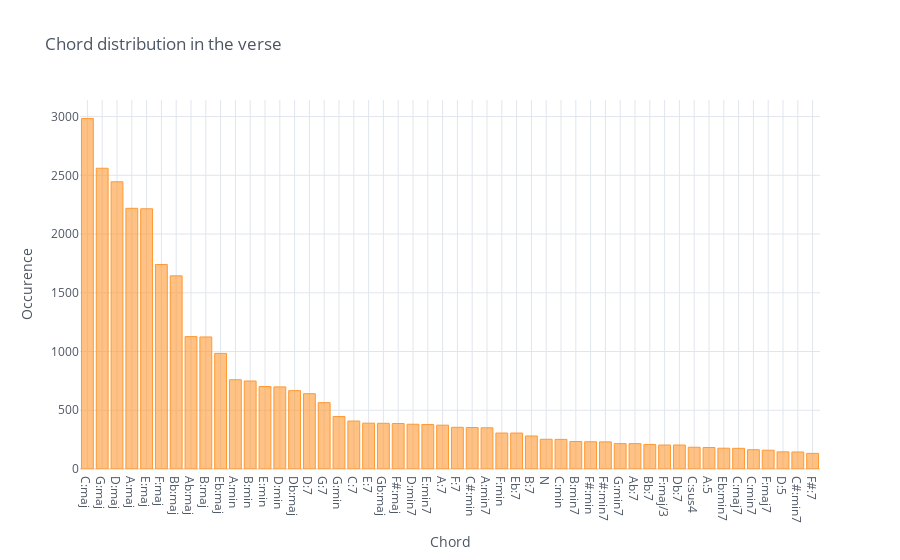

Notebook code cell kept with this figure:
### Code cell
chord_distribution('verse')

### Figure 1 — Plotly figure (JSON) as saved in the notebook; plotly's stock layout.template omitted (floating-point values rounded to 4 significant figures)
{"data": [{"marker": {"color": "rgba(255, 153, 51, 0.6)", "line": {"color": "rgba(255, 153, 51, 1.0)", "width": 1}}, "name": "chord", "orientation": "v", "text": "", "type": "bar", "x": ["C:maj", "G:maj", "D:maj", "A:maj", "E:maj", "F:maj", "Bb:maj", "Ab:maj", "B:maj", "Eb:maj", "A:min", "B:min", "E:min", "D:min", "Db:maj", "D:7", "G:7", "G:min", "C:7", "E:7", "Gb:maj", "F#:maj", "D:min7", "E:min7", "A:7", "F:7", "C#:min", "A:min7", "F:min", "Eb:7", "B:7", "N", "C:min", "B:min7", "F#:min", "F#:min7", "G:min7", "Ab:7", "Bb:7", "F:maj/3", "Db:7", "C:sus4", "A:5", "Eb:min7", "C:maj7", "C:min7", "F:maj7", "D:5", "C#:min7", "F#:7"], "y": [2984, 2560, 2445, 2219, 2215, 1741, 1644, 1127, 1124, 984, 760, 749, 702, 699, 667, 641, 565, 447, 408, 390, 389, 387, 381, 379, 373, 355, 353, 351, 306, 306, 281, 253, 252, 234, 232, 231, 216, 216, 209, 204, 204, 185, 183, 177, 176, 164, 160, 146, 145, 133]}], "layout": {"legend": {"bgcolor": "#FFFFFF", "font": {"color": "#4D5663"}}, "paper_bgcolor": "#FFFFFF", "plot_bgcolor": "#FFFFFF", "title": {"font": {"color": "#4D5663"}, "text": "Chord distribution in the verse"}, "xaxis": {"gridcolor": "#E1E5ED", "showgrid": true, "tickfont": {"color": "#4D5663"}, "title": {"font": {"color": "#4D5663"}, "text": "Chord"}, "zerolinecolor": "#E1E5ED"}, "yaxis": {"gridcolor": "#E1E5ED", "showgrid": true, "tickfont": {"color": "#4D5663"}, "title": {"font": {"color": "#4D5663"}, "text": "Occurence"}, "zerolinecolor": "#E1E5ED"}}}
